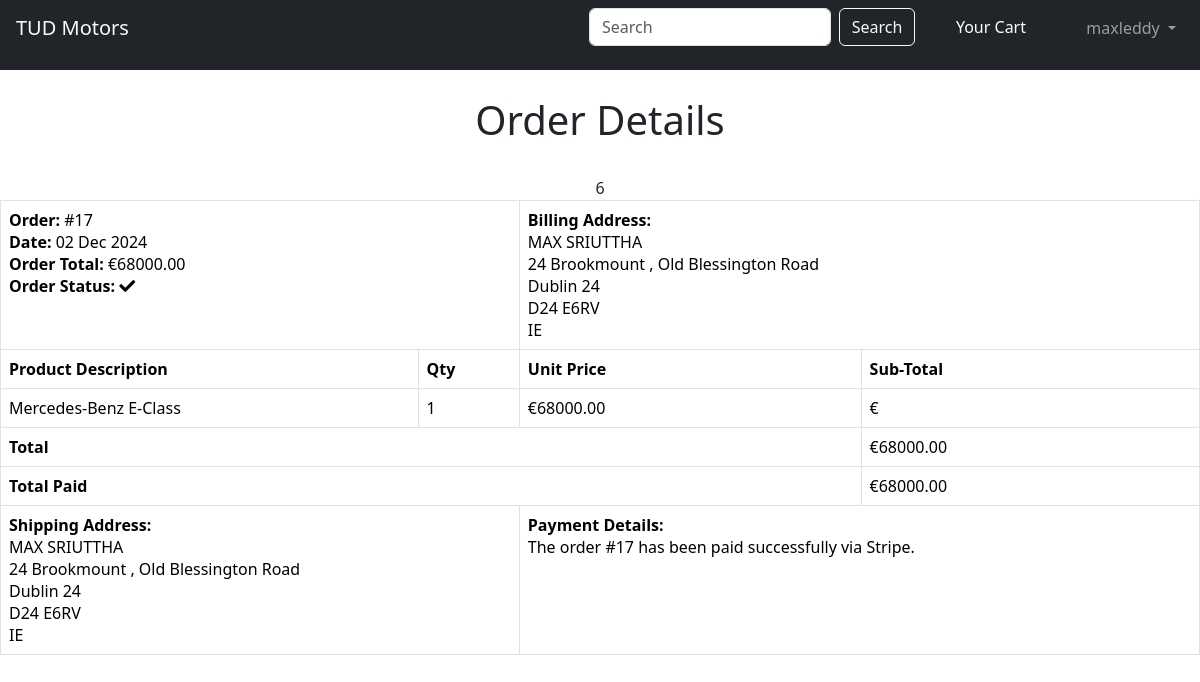
Page /order/17/ (signed in) on the committed database.
### base_page/models.py (models this page shows)
class CustomUser(AbstractUser):
    phone_number = models.CharField(max_length=15, null=True, blank=True)

### order/models.py (models this page shows, shortened)
class Order(models.Model):
    token = models.CharField(max_length=250, blank=True)
    total = models.DecimalField(max_digits=10, decimal_places=2, verbose_name='Euro Order Total')
    emailAddress = models.EmailField(max_length=250, blank=True, verbose_name='Email Address')
    created = models.DateTimeField(auto_now_add=True)
    billingName = models.CharField(max_length=250, blank=True)
    billingAddress1 = models.CharField(max_length=250, blank=True)
    billingCity = models.CharField(max_length=250, blank=True)
    billingPostcode = models.CharField(max_length=10, blank=True)
    billingCountry = models.CharField(max_length=200, blank=True)
    shippingName = models.CharField(max_length=250, blank=True)
    shippingAddress1 = models.CharField(max_length=250, blank=True)
    shippingCity = models.CharField(max_length=250, blank=True)
    shippingPostcode = models.CharField(max_length=10, blank=True)
    shippingCountry = models.CharField(max_length=200, blank=True)
    voucher = models.ForeignKey(Voucher,
                                related_name='orders',
                                null=True,
                                blank=True,
                                on_delete=models.SET_NULL)
    discount = models.IntegerField(default = 0,
                                validators=[MinValueValidator(0),
                                MaxValueValidator(100)])
    class Meta:
        db_table = 'OrderItem'
    class Meta:
        db_table = 'Order'
        ordering = ['-created']

class OrderItem(models.Model):
    product = models.CharField(max_length=250)
    quantity = models.IntegerField()
    price = models.DecimalField(max_digits=10, decimal_places=2, verbose_name='Euro Price')
    order = models.ForeignKey(Order, on_delete=models.CASCADE)

### order/views.py (the view)
# urls.py: path('<int:order_id>/', views.orderDetail.as_view(), name='order_detail'),
class orderDetail(LoginRequiredMixin, View):
    def get(self, request, order_id):
        if request.user.is_authenticated:
            email = str(request.user.email)
            order = Order.objects.get(id=order_id, emailAddress=email)
            order_items = OrderItem.objects.filter(order=order)
        return render(request, 'order_detail.html', {'order': order,'order_items': order_items})

### cart/context_processors.py (called while the page is built)
def counter(request):
    item_count = 0
    if 'admin' in request.path:
        return {}
    else:
        try:
            cart = Cart.objects.filter(cart_id=_cart_id(request))
            cart_items = CartItem.objects.all().filter(cart=cart[:1])
            for cart_item in cart_items:
                item_count += cart_item.quantity
        except Cart.DoesNotExist:
            item_count = 0
    return {'item_count':item_count}

### cart/views.py (called while the page is built)
def _cart_id(request):
    cart = request.session.session_key
    if not cart:
        cart = request.session.create()
    return cart

### order/templates/order_detail.html (shortened to what this page needs)
{% include "top-navbar.html" %}
{% load static %}
<link rel="stylesheet" href="{% static 'css/style.css' %}?v={{ STATIC_VERSION }}">
<link href="https://cdnjs.cloudflare.com/ajax/libs/font-awesome/5.15.4/css/all.min.css" rel="stylesheet">
<link href="https://cdn.jsdelivr.net/npm/bootstrap@5.3.3/dist/css/bootstrap.min.css" rel="stylesheet">
{% block content %}
<div>
    <div class="text-center">
        <br>
        <h1 class="text-center my_title">Order Details</h1>
        <br>
        <table class="table table-bordered">
            <tr>
                <td class="text-left" colspan="2">
                    <b>Order: </b>#{{ order.id }}<br>
                    <b>Date: </b>{{ order.created|date:"d M Y" }}<br>
                    <b>Order Total: </b>€{{ order.total }}<br>
                    <b>Order Status: </b><i class="fas fa-check"></i>
                <td class="text-left" colspan="2">
                    <b>Billing Address: </b><br>
                    {{ order.billingName }}<br>
                    {{ order.billingAddress1 }}<br>
                    {{ order.billingCity }}<br>
                    {{ order.billingPostcode }}<br>
                    {{ order.billingCountry }}<br>
                </td>
            </tr>
            <tr>
                <td><b>Product Description</b></td>
                <td><b>Qty</b></td>
                <td><b>Unit Price</b></td>
                <td><b>Sub-Total</b></td>
            </tr>
            {% for item in order_items %}
            <tr>
                <td>{{ item.product }}</td>
                <td>{{ item.quantity }}</td>
                <td>€{{ item.price }}</td>
                <td>€{{ item.sub_total }}</td>
            </tr>
            {% endfor %}
            <tr>
                <td class="text-right" colspan="3"><b>Total</b></td>
                <td>€{{ order.total }}</td>
            </tr>
            <tr>
                <td class="text-right" colspan="3"><b>Total Paid</b></td>
                <td>€{{ order.total }}</td>
            </tr>
            <tr>
                <td class="text-left" colspan="2">
                    <b>Shipping Address: </b><br>
                    {{ order.shippingName }}<br>
                    {{ order.shippingAddress1 }}<br>
                    {{ order.shippingCity }}<br>
                    {{ order.shippingPostcode }}<br>
                    {{ order.shippingCountry }}<br>
                </td>
                <td class="text-left" colspan="2">
                    <b>Payment Details: </b><br>
                    The order #{{ order.id }} has been paid successfully via Stripe.
                </td>
            </tr>
        </table>
    </div>
</div>
{% endblock content %}

### shop/templates/top-navbar.html (shortened to what this page needs)
<nav class="navbar navbar-expand-lg navbar-dark bg-dark">
    <div class="d-flex justify-content-between w-100 px-3">
        <a class="navbar-brand text-light" href="{% url 'home' %}">TUD Motors</a>
        <div class="container-fluid" style="width: 30%; margin-left: 27em;">
            <form class="d-flex" action="{% url 'search_app:searchResult' %}" method="get">
                <input name="q" class="form-control me-2" type="search" placeholder="Search" aria-label="Search">
                <button class="btn btn-outline-light" type="submit">Search</button>
            </form>
        </div>
        <div class="d-flex btn btn-outline-dark" style="color: white; margin-right: 2%;">
            <li class="nav-item d-flex flex-column" style="margin-right: 1em;">
                <a class="nav-link" href="{% url 'cart:cart_detail' %}">Your Cart</a>
            </li>
        </div>
        {% if user.is_authenticated %}
        <div class="mr-auto">
            <ul class="navbar-nav">
                <li class="nav-item dropdown">
                    <a class="nav-link dropdown-toggle" href="#" role="button" data-bs-toggle="dropdown"
                        aria-expanded="false"> {{ user.username }} </a>
                </li>
        {% endif %}
    </div>
    </div>
</nav>

### static/css/style.css (style rules this page uses)
nav.navbar { border-bottom: 2px solid white; }

### rows in the picture
CustomUser: username "maxleddy"
Order: id "17", created "02 Dec 2024", total "68000.00", billingName "MAX SRIUTTHA", billingAddress1 "24 Brookmount , Old Blessington Road", billingCity "Dublin 24", billingPostcode "D24 E6RV", billingCountry "IE", shippingName "MAX SRIUTTHA", shippingAddress1 "24 Brookmount , Old Blessington Road", shippingCity "Dublin 24", shippingPostcode "D24 E6RV", shippingCountry "IE"
OrderItem: product "Mercedes-Benz E-Class", quantity "1", price "68000.00"
